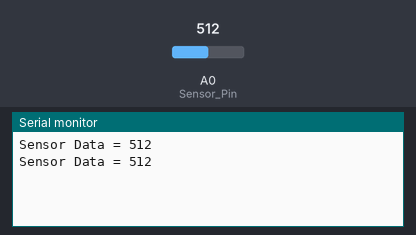
This sketch was run on a simulated Arduino Uno, built with avr-gcc and run on an emulated ATmega328P. Shown: the last lines printed to the serial monitor. The test bench sets the inputs (shaded band); at power-on: A0 (Sensor_Pin) = 512.

Above: at 1.8 s.
1.9 s: A0 (Sensor_Pin) set to 716
At 2.7 s:
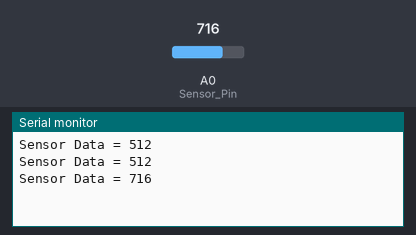
3.4 s: A0 (Sensor_Pin) set to 900
At 4.8 s:
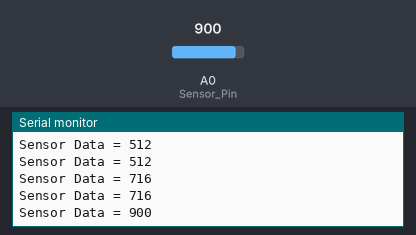
Timing chart, 0 to 6.4 s (numbered marks = the images above; inputs shaded):
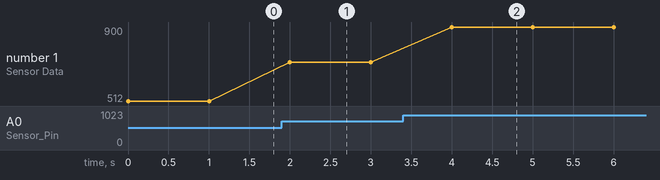

Measured:
- after the input at 1.9 s, the serial monitor: prints a new line after 0.10 s (image 1)
- after the input at 3.4 s, the serial monitor: prints a new line after 0.60 s (image 2)
- plotted number 1: 512 → 716 after the input at 1.9 s, 716 → 900 after the input at 3.4 s

The sketch:

Experiment_14_Code.ino
```cpp
int Sensor_Pin = A0;

int Sensor_Data = 0;

void setup()
{
  Serial.begin(9600);

  pinMode(Sensor_Pin, OUTPUT);
}

void loop()
{
  Sensor_Data = analogRead(Sensor_Pin);

  Serial.print("Sensor Data = ");

  Serial.println(Sensor_Data);

  delay(1000);
}
```
